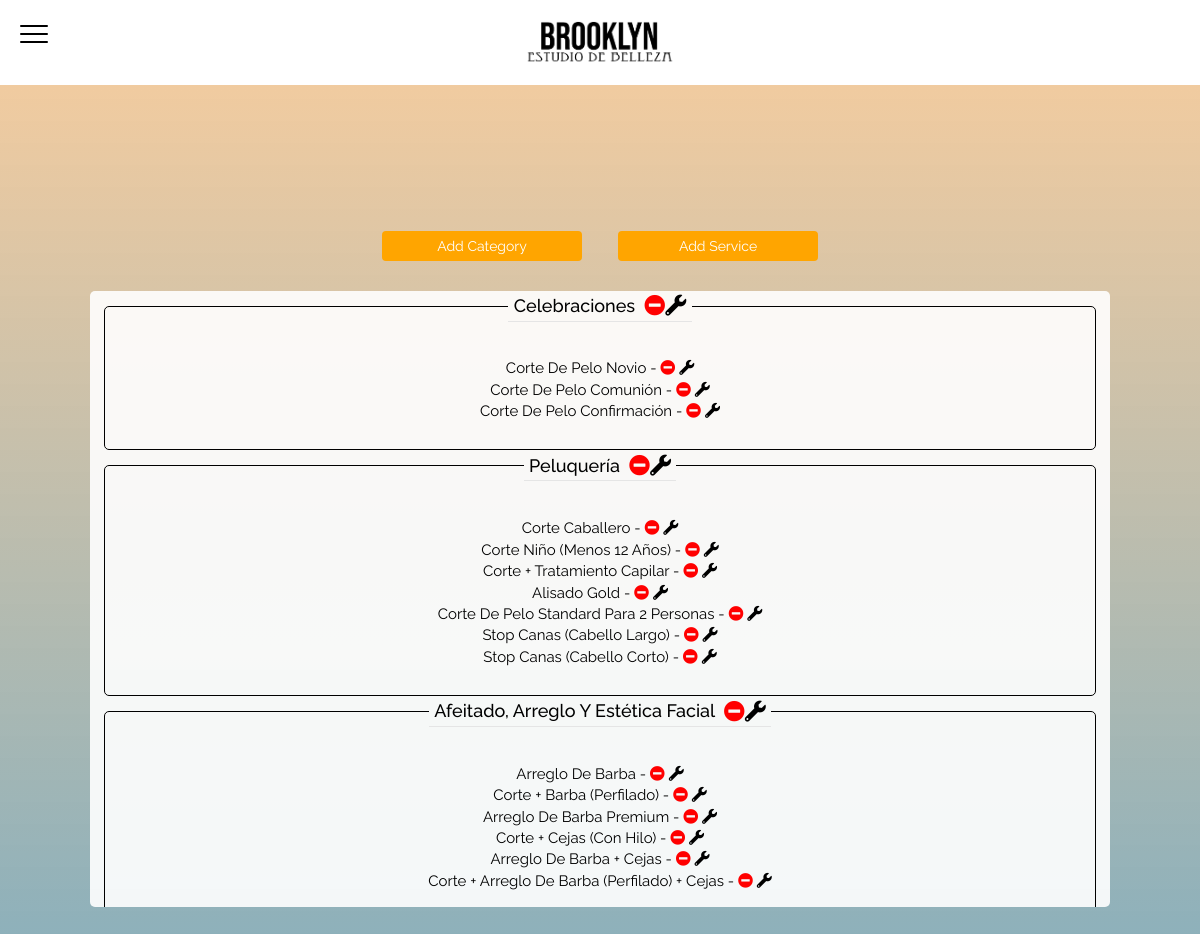
The app's page /en/peluqueria/categories/ (signed in) with its own data.
### apppeluqueria/models.py (models this page shows)
class categoria(models.Model):
    nombre_categoria = models.CharField(max_length=100)
    descripcion = models.CharField(max_length=200)
    imagen = models.ImageField(blank=True, null=True)
    def __str__(self):
        return self.nombre_categoria

class servicio(models.Model):
    nombre_servicio = models.CharField(max_length=100)
    descripcion = models.CharField(max_length=200)
    precio = models.IntegerField()
    categoria = models.ForeignKey('categoria', on_delete=models.SET_NULL, null=True)
    duracion = models.IntegerField()
    def __str__(self):
        return self.nombre_servicio

### apppeluqueria/views.py (the view, shortened to what this page needs)
# urls.py: path('categories/', login_required(views.categories_services), name='categories'),
def categories_services(request):
    template_name = 'others/categories_services_list.html'
    from .models import servicio,categoria
    form = CreateCategoryForm()
    form1 = CreateServiceForm()
    return render(request,template_name,context={'form1':form1,'form':form,'categorias':obtener_categorias(),'servicios':obtener_servicios()})

### apppeluqueria/views.py (called while the page is built)
def obtener_categorias():
    categorias= categoria.objects.all()
    return categorias

def obtener_servicios():
    servicios= servicio.objects.all()
    return servicios

### apppeluqueria/templates/others/categories_services_list.html (shortened to what this page needs)
{% load static %}
{% load i18n %}
<link rel='stylesheet' href='https://stackpath.bootstrapcdn.com/bootstrap/4.1.3/css/bootstrap.min.css'>
<link rel='stylesheet' href='https://maxcdn.icons8.com/fonts/line-awesome/1.1/css/line-awesome-font-awesome.min.css'>
<link rel="stylesheet" href="https://pro.fontawesome.com/releases/v5.10.0/css/all.css"/>
<link rel="stylesheet" href="{% static 'css/client/client.css' %}">
<link rel="stylesheet" href="{% static 'css/header/styles.css' %}">
{% block content %}
<body class="cate-list" style="background-image:url({% static 'img/fondo-category.jpg' %});">
    <div class="grid-container-role" style="background: transparent;">
        <div class="a">
            <div class="top-header">
                {% include "header.html" %}
            </div>
        </div>
        <div class="b"style=" background: -prefix-linear-gradient(rgba(246, 157, 60,.5), rgba(63, 135, 166,.7));background: linear-gradient(rgba(246, 157, 60,.5), rgba(63, 135, 166,.7));">
            <div class="categoriesServicesList">
                <div class="verticalCenter">
                    <div class="horizontalCenter">
                        <div class="containerCategoriesServices">
                            {% if request.user.groups.all.0.name == 'jefes' or request.user.groups.all.0.name == 'trabajadores'%}<button onclick="addcategory()">{% trans "Add Category" %}</button><button onclick="addservice()">{% trans "Add Service" %}</button>{% endif %}
                            {% if categorias  %}
                            <div class="containerWhiteBlur">
                                {% for categoria in categorias %}
                                <fieldset>
                                    <legend>&nbsp; <span>{{ categoria }} &nbsp; </span>{% if request.user.groups.all.0.name == 'jefes' %} <form action="" method="POST" id="categoryDeleteForm{{ categoria.id }}">{% csrf_token %}<input type="hidden" name="categoryDelete" value="{{ categoria.id }}"><i class="fas fa-minus-circle" onclick="borrarServicio( categoryDeleteForm{{ categoria.id }} )"></i></form> <a href="{% url 'category_update' categoria.id %}"><i class="fas fa-wrench"></i></a> &nbsp; {% endif %}</legend>
                                    <div class="services">
                                        {% for servicio in servicios %}
                                            {% if servicio.categoria == categoria  %}
                                                <li>{{ servicio }}{% if request.user.groups.all.0.name == 'jefes' %} - <form action="" method="POST" id="serviceDeleteForm{{ servicio.id }}">{% csrf_token %}<input type="hidden" name="serviceDelete" value="{{ servicio.id }}"><i class="fas fa-minus-circle" onclick="borrarCategoria( serviceDeleteForm{{ servicio.id }} )"></i></form> <a href="{% url 'service_update' servicio.id %}"><i class="fas fa-wrench"></i></a>{% endif %}</li>
                                            {% endif %}
                                        {% endfor %}
                                    </div>
                                </fieldset>
                                {% endfor %}
                            </div>
                            {% endif %}
                        </div>
                    </div>
                </div>
            </div>
        </div>
    </div>
</body>
{% endblock %}

### records on screen
categoria: nombre_categoria "Celebraciones"
servicio: nombre_servicio "Corte De Pelo Novio"
servicio: nombre_servicio "Corte De Pelo Comunión"
servicio: nombre_servicio "Corte De Pelo Confirmación"
categoria: nombre_categoria "Peluquería"
servicio: nombre_servicio "Corte Caballero"
servicio: nombre_servicio "Corte Niño (Menos 12 Años)"
servicio: nombre_servicio "Corte + Tratamiento Capilar"
servicio: nombre_servicio "Alisado Gold"
servicio: nombre_servicio "Corte De Pelo Standard Para 2 Personas"
servicio: nombre_servicio "Stop Canas (Cabello Largo)"
servicio: nombre_servicio "Stop Canas (Cabello Corto)"
categoria: nombre_categoria "Afeitado, Arreglo Y Estética Facial"
servicio: nombre_servicio "Arreglo De Barba"
servicio: nombre_servicio "Corte + Barba (Perfilado)"
servicio: nombre_servicio "Arreglo De Barba Premium"
servicio: nombre_servicio "Corte + Cejas (Con Hilo)"
servicio: nombre_servicio "Arreglo De Barba + Cejas"
servicio: nombre_servicio "Corte + Arreglo De Barba (Perfilado) + Cejas"
